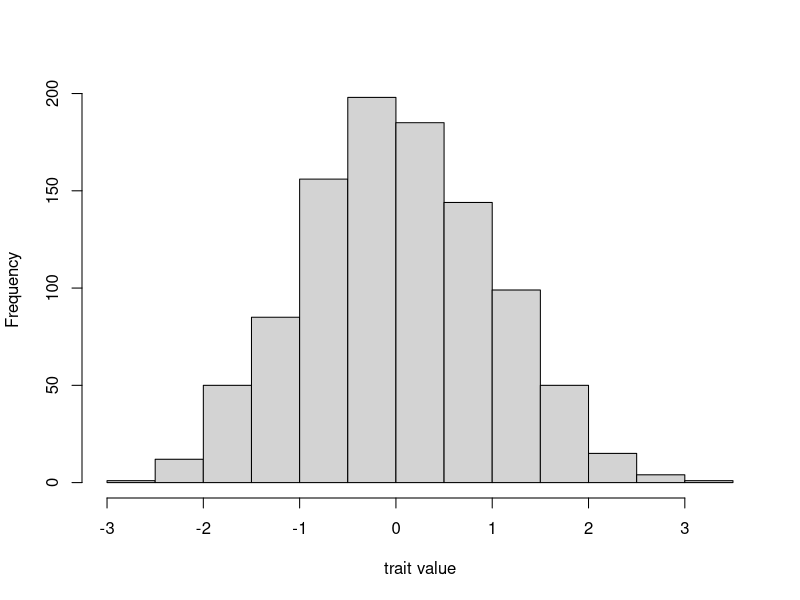
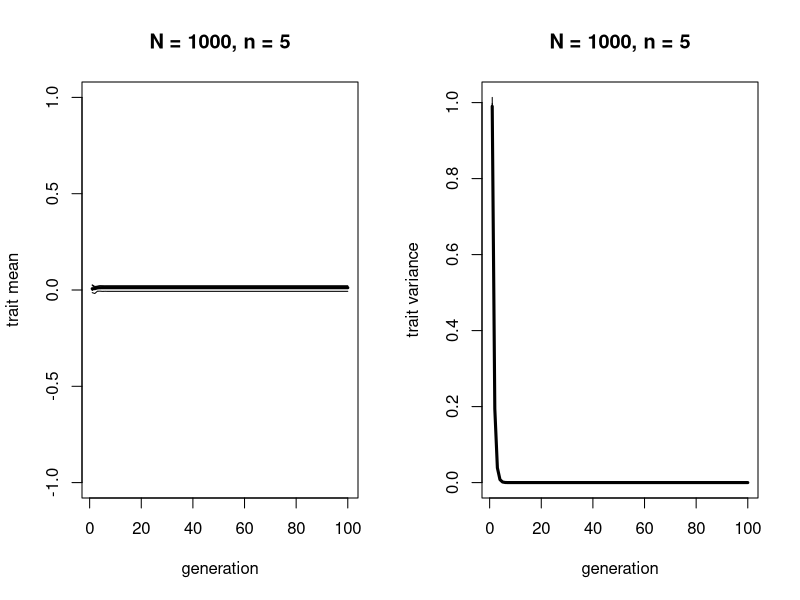
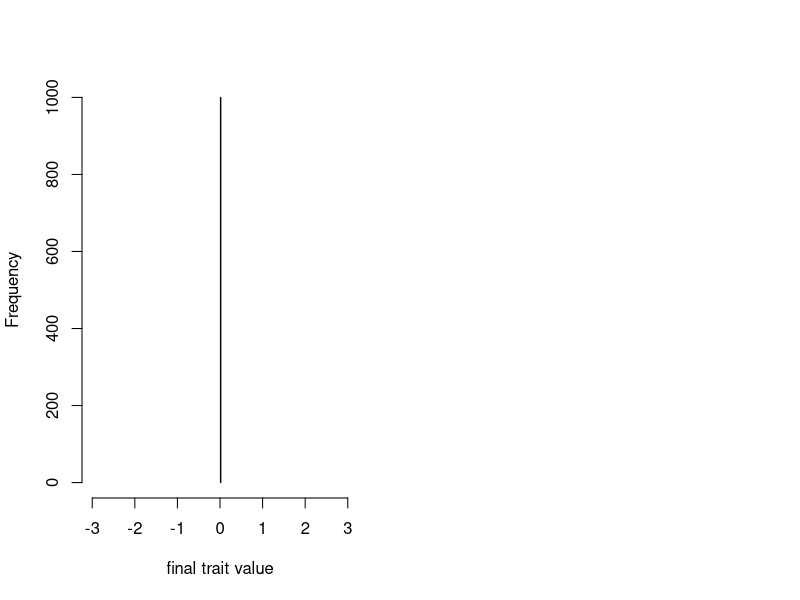
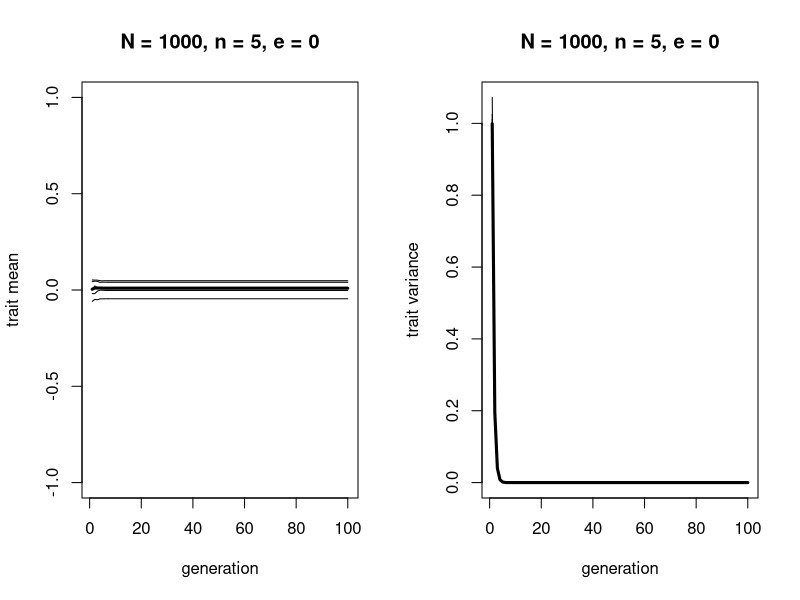
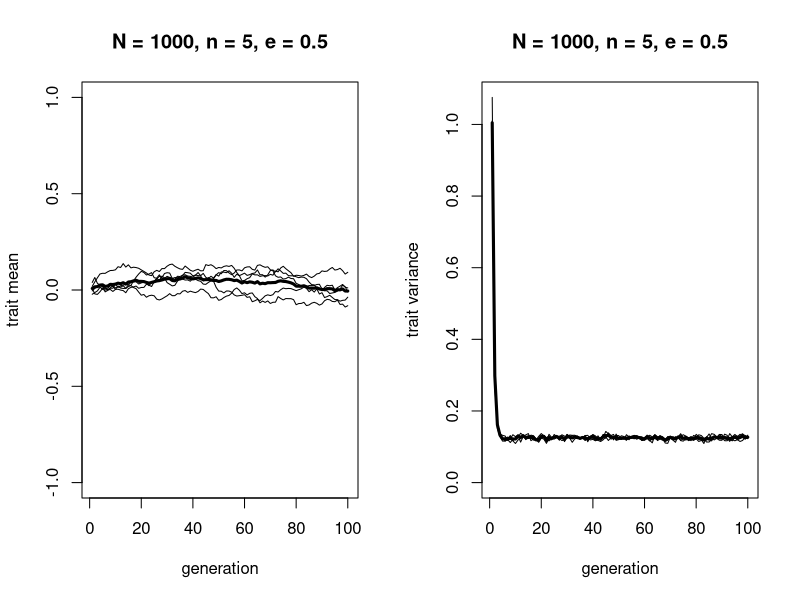
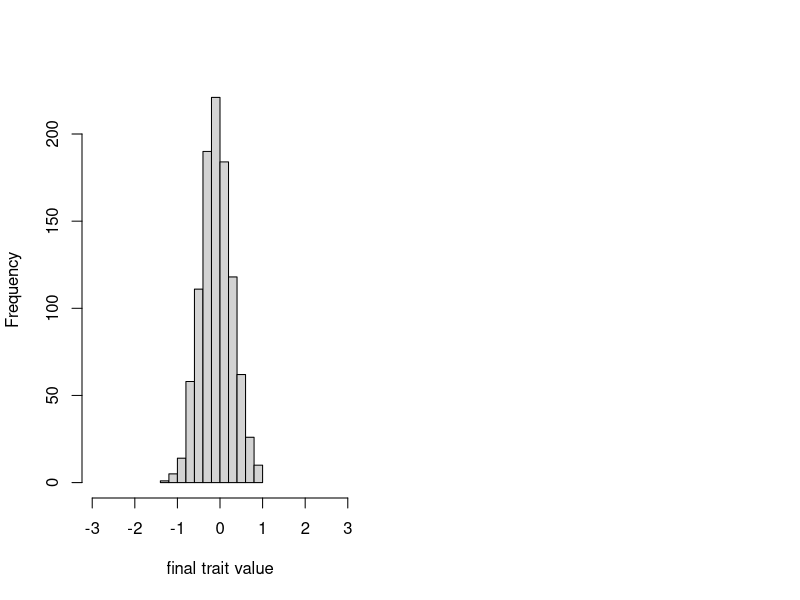

Generate these figures, in order, with R:
## ---- chunk 1

N <- 1000
values <- rnorm(N)
hist(values, main = "", xlab = "trait value")

## ---- chunk 2

BlendingInheritance <- function (N, n, t_max, r_max) {
  
  # create a matrix for trait means with t_max rows and r_max columns, 
  # fill with NAs, convert to dataframe
  trait_mean <- as.data.frame(matrix(NA, t_max, r_max))
  
  # purely cosmetic: rename the columns with run1, run2 etc.
  names(trait_mean) <- paste("run", 1:r_max, sep="")  
  
  # same for holding trait variance
  trait_var <- as.data.frame(matrix(NA, t_max, r_max)) 
  names(trait_var) <- paste("run", 1:r_max, sep="")
  
  for (r in 1:r_max) {
    
    # create first generation, N random numbers from a standard normal distribution
    agent <- rnorm(N)  
    
    # add first generation's mean to first row of column r
    trait_mean[1,r] <- mean(agent)  
    
    # add first generation's variance to first row of column r
    trait_var[1,r] <- var(agent)  
    
    for (t in 2:t_max) {
      
      # create matrix with N rows and n columns, 
      # fill with traits from random members of agent
      m <- matrix(sample(agent, N*n, replace = TRUE), N, n)
      
      # create new generation by taking rowMeans, i.e. mean of n demonstrators, 
      # to implement blending inheritance
      agent <- rowMeans(m)
      
      # get mean trait value and put it into output slot for this generation t and run r
      trait_mean[t,r] <- mean(agent)  
      
      # get trait variance and put it into output slot for this generation t and run r
      trait_var[t,r] <- var(agent)  
      
    }
    
  }
  
  # create two plots, one for means and one for variances
  par(mfrow=c(1,2)) # 1 row, 2 columns
  
  # plot a thick line for the mean mean of all runs
  plot(rowMeans(trait_mean), 
       type = 'l', 
       ylab = "trait mean", 
       xlab = "generation", 
       ylim = c(min(trait_mean,-1), max(trait_mean,1)), 
       lwd = 3, 
       main = paste("N = ", N, ", n = ", n, sep = ""))
  
  # add lines for each run, up to r_max
  for (r in 1:r_max) {  
    lines(trait_mean[,r], type = 'l') 
  }
  
  # plot a thick line for the mean variance across all runs
  plot(rowMeans(trait_var), 
       type = 'l', 
       ylab = "trait variance", 
       xlab = "generation", 
       ylim = c(0, max(trait_var)), 
       lwd = 3, 
       main = paste("N = ", N, ", n = ", n, sep = ""))
  
  # add lines for each run, up to r_max
  for (r in 1:r_max) {  
    lines(trait_var[,r], type = 'l')  
  }
  
  # export data from function
  list(final_agent = agent, mean = trait_mean, variance = trait_var)  
}

## ---- chunk 3

data_model8 <- BlendingInheritance(N = 1000, 
                                   n = 5, 
                                   t_max = 100, 
                                   r_max = 5)

## ---- chunk 4

head(data_model8$final_agent)
tail(data_model8$final_agent)

## ---- chunk 5

hist(data_model8$final_agent, xlim = c(-3,3), main = "", xlab = "final trait value")

## ---- chunk 6

BlendingInheritance <- function (N, n, e, t_max, r_max) {
  
  # create a matrix for trait means with t_max rows and r_max columns, 
  # fill with NAs, convert to dataframe
  trait_mean <- as.data.frame(matrix(NA, t_max, r_max))  
  
  # purely cosmetic: rename the columns with run1, run2 etc.
  names(trait_mean) <- paste("run", 1:r_max, sep="")  
  
  # same for holding trait variance
  trait_var <- as.data.frame(matrix(NA, t_max, r_max))  
  names(trait_var) <- paste("run", 1:r_max, sep="")
  
  for (r in 1:r_max) {
    
    # create first generation, N random numbers from a standard normal distribution
    agent <- rnorm(N)  
    
    # add first generation's mean to first row of column r
    trait_mean[1,r] <- mean(agent)  
    
    # add first generation's variance to first row of column r
    trait_var[1,r] <- var(agent)  
    
    for (t in 2:t_max) {
      
      # create matrix with N rows and n columns, 
      # fill with traits from random members of agent
      m <- matrix(sample(agent, N*n, replace = TRUE), N, n)
      
      # add random error to each demonstrator value, with variance e
      m <- matrix(rnorm(N*n, mean = m, sd = sqrt(e)), N, n)
      
      # create new generation by taking rowMeans, i.e. mean of n demonstrators, 
      # to implement blending inheritance
      agent <- rowMeans(m)
      
      # get mean trait value and put it into output slot for this generation t and run r
      trait_mean[t,r] <- mean(agent)  
      
      # get trait variance and put it into output slot for this generation t and run r
      trait_var[t,r] <- var(agent)  
      
    }
    
  }
  
  # create two plots, one for means one for variances
  par(mfrow=c(1,2)) # 1 row, 2 columns
  
  # plot a thick line for the mean mean of all runs
  plot(rowMeans(trait_mean), 
       type = 'l', 
       ylab = "trait mean", 
       xlab = "generation", 
       ylim = c(min(trait_mean,-1), max(trait_mean,1)), 
       lwd = 3, 
       main = paste("N = ", N, ", n = ", n, ", e = ", e, sep = ""))
  
  # add lines for each run, up to r_max
  for (r in 1:r_max) {  
    lines(trait_mean[,r], type = 'l')  
  }
  
  # plot a thick line for the mean variance across all runs
  plot(rowMeans(trait_var), 
       type = 'l', 
       ylab = "trait variance", 
       xlab = "generation", 
       ylim = c(0, max(trait_var)), 
       lwd = 3, 
       main = paste("N = ", N, ", n = ", n, ", e = ", e, sep = ""))
  
  # add lines for each run, up to r_max
  for (r in 1:r_max) {  
    lines(trait_var[,r], type = 'l')  
  }
  
  # export data from function
  list(final_agent = agent, mean = trait_mean, variance = trait_var)  
}

## ---- chunk 7

data_model8 <- BlendingInheritance(N = 1000, 
                                   n = 5, 
                                   e = 0, 
                                   t_max = 100, 
                                   r_max = 5)

## ---- chunk 8

data_model8 <- BlendingInheritance(N = 1000, 
                                   n = 5, 
                                   e = 0.5, 
                                   t_max = 100, 
                                   r_max = 5)

## ---- chunk 9

colMeans(data_model8$variance[50:100,])

## ---- chunk 10

hist(data_model8$final_agent, xlim = c(-3,3), main = "", xlab = "final trait value")

